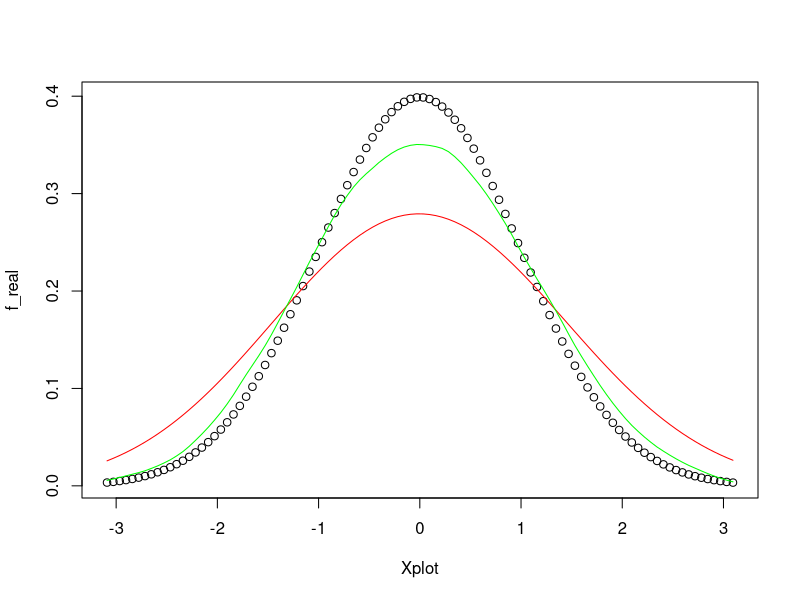

Write the R code that produced this figure.
# simulate data
N = 1000
X = rnorm(N)

a = min(X)
b = max(X)

Xplot = seq(a,b, length.out = 100)
f_real = exp(-0.5 * Xplot^2)/sqrt(2*pi)

h = 1

fest = rep(0, 100)
fest2 = rep(0,100)
Mat = matrix(0, nrow =100, ncol = N)
EPA = matrix(0, nrow =100, ncol = N)

for (i in 1:100){
  for (j in 1:N){
    U = (Xplot[i]- X[j]) / h
    Mat[i,j] = exp(-0.5 * U^2) / sqrt(2*pi)/ h
    TT = abs((Xplot[i]- X[j])/h) <1
    EPA[i,j] = 0.75 * (1-U^2) * TT/h
  }
}

fest = apply(Mat, 1, mean)
fest2 = apply(EPA, 1, mean)

plot(Xplot, f_real)
lines(Xplot, fest, col = "red")
lines(Xplot, fest2, col = "green")
